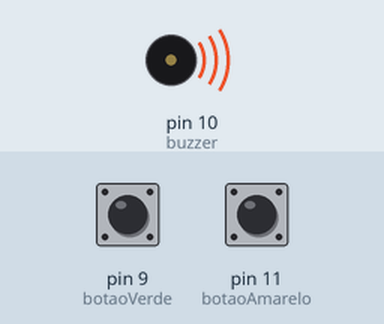
This sketch was run on a simulated Arduino Uno, built with avr-gcc and run on an emulated ATmega328P. On the bench: buzzer (waves = sounding). The inputs (shaded band) are chosen by the test bench; at power-on: pin 9 (botaoVerde) HIGH, pin 11 (botaoAmarelo) HIGH.

Above: at 0.5 s.
Timing chart, 0 to 4.6 s (numbered marks = the images above):
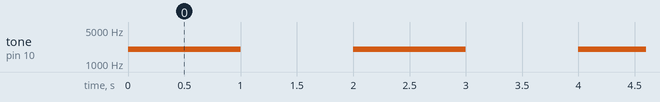

Measured:
- by itself, tone on pin 10 (buzzer): alternates 2000 Hz for 1.0 s and silent for 1.0 s

The sketch:

frequencimetro.ino
```cpp
// Frequencímetro:
//Um botão aumenta e o outro diminui a frequencia do buzzer.

int frequencia = 2000; // frequencia inicial do buzzer
const int buzzer = 10; // pino onde o buzzer esta conectado
const int botaoVerde = 9; // pino onde o botao verde esta conectado
const int botaoAmarelo = 11; // pino onde o botao amarelo esta conectado

void setup(){
  pinMode(buzzer, OUTPUT); // configura o pino com o buzzer como saída
  pinMode(botaoVerde, INPUT_PULLUP); // configura o pino com o Botão Verde como entrada
  pinMode(botaoAmarelo, INPUT_PULLUP); // configura o pino com o Botão Amarelo como entrada
}

void loop(){

  // Soma 100 à frequencia atual se o botao estiver pressionado
  if (digitalRead(botaoVerde) == LOW) {
    frequencia += 100;
  }

  // Subtrai 100 da frequencia atual se o botao estiver pressionado
  if (digitalRead(botaoAmarelo) == LOW) {
    frequencia -= 100;
  }

  tone(buzzer, frequencia); // gera frequencia no buzzer
  delay(1000);
  noTone(buzzer); // para frequencia no buzzer
  delay(1000);
}
```
